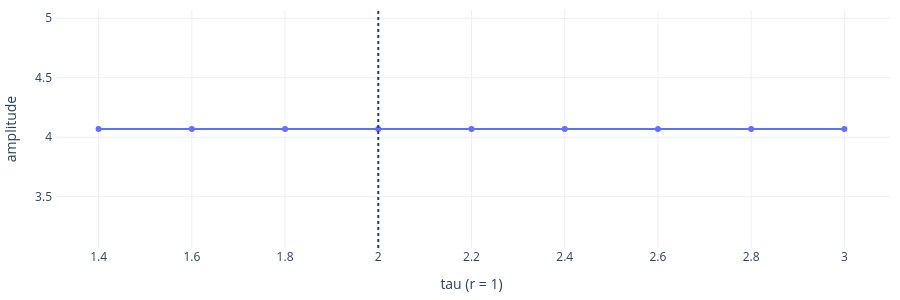
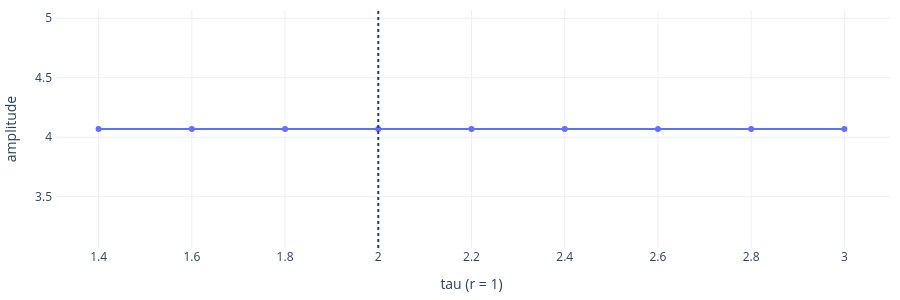

These figures' notebook cell, in order:
### Markdown cell above
**Amplitude at long times against τ** (r = 1): onset near τ = 2.

### Code cell
import numpy as np
TAU = np.linspace(1.4, 3, 9)
amp = [np.ptp(ex.m.run(keep=False, tau=t, r=1, total=300, trans=200)["x"]) for t in TAU]
fig = go.Figure(go.Scatter(x=TAU, y=amp, mode="lines+markers")); fig.add_vline(x=2, line_dash="dot")
show_figure(fig, xaxis_title="tau (r = 1)", yaxis_title="amplitude", height=300)

### Figure 1 — Plotly figure (JSON) as saved in the notebook; plotly's stock layout.template omitted (floating-point values rounded to 4 significant figures)
{"data": [{"mode": "lines+markers", "type": "scatter", "x": [1.4, 1.6, 1.8, 2.0, 2.2, 2.4, 2.6, 2.8, 3.0], "y": [4.069, 4.069, 4.069, 4.069, 4.069, 4.069, 4.069, 4.069, 4.069]}], "layout": {"height": 300, "margin": {"b": 40, "l": 50, "r": 10, "t": 10}, "paper_bgcolor": "white", "plot_bgcolor": "white", "shapes": [{"line": {"dash": "dot"}, "type": "line", "x0": 2, "x1": 2, "xref": "x", "y0": 0, "y1": 1, "yref": "y domain"}], "xaxis": {"title": {"text": "tau (r = 1)"}}, "yaxis": {"title": {"text": "amplitude"}}}}

### Figure 2 — Plotly figure (JSON) as saved in the notebook; plotly's stock layout.template omitted (floating-point values rounded to 4 significant figures)
{"data": [{"mode": "lines+markers", "type": "scatter", "x": [1.4, 1.6, 1.8, 2.0, 2.2, 2.4, 2.6, 2.8, 3.0], "y": [4.069, 4.069, 4.069, 4.069, 4.069, 4.069, 4.069, 4.069, 4.069]}], "layout": {"height": 300, "margin": {"b": 40, "l": 50, "r": 10, "t": 10}, "paper_bgcolor": "white", "plot_bgcolor": "white", "shapes": [{"line": {"dash": "dot"}, "type": "line", "x0": 2, "x1": 2, "xref": "x", "y0": 0, "y1": 1, "yref": "y domain"}], "xaxis": {"title": {"text": "tau (r = 1)"}}, "yaxis": {"title": {"text": "amplitude"}}}}
